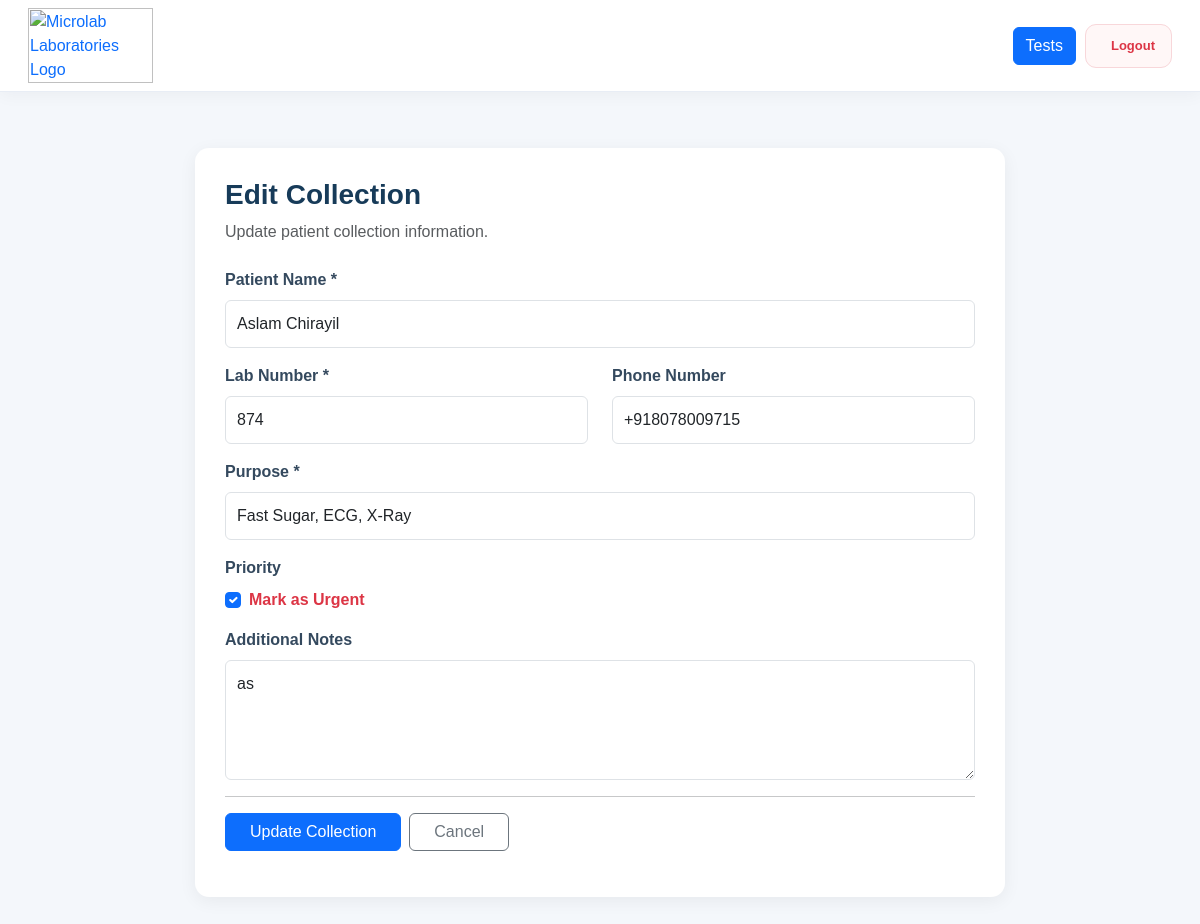
The app's page /collection/edit/1/ (signed in) with its own data.
### time_app/models.py (models this page shows)
class Collection(models.Model):
    branch=models.ForeignKey(tbl_Branch, on_delete=models.CASCADE,null=True)
    patient_name = models.CharField(max_length=150)
    lab_number = models.CharField(max_length=50)
    phone = models.CharField(max_length=20, blank=True)
    purpose = models.TextField()
    urgent = models.BooleanField(default=False)
    note = models.CharField(max_length=150, blank=True)
    created_at = models.DateTimeField(auto_now_add=True)
    image = models.ImageField(upload_to="lab_bills/")
    ocr_text = models.TextField(blank=True)

### time_app/views.py (the view, shortened to what this page needs)
def collection_edit(request, collection_id):
    branch = request.session.get("bch")
    if not branch:
        return redirect("Login")
    collection = get_object_or_404(
        Collection,
        id=collection_id,
        branch=branch
    )
    return render(request, "collection_edit.html", {
        "branch": branch,
        "collection": collection
    })

### templates/collection_edit.html (shortened to what this page needs)
{% include 'navbar.html' %}
<!DOCTYPE html>
<html lang="en">
<head>
    <link href="https://cdn.jsdelivr.net/npm/bootstrap@5.3.3/dist/css/bootstrap.min.css" rel="stylesheet">
</head>
<body>
<div class="container main-container">
    <div class="form-card">
        <h3 class="page-title mb-2">Edit Collection</h3>
        <p class="text-muted mb-4">
            Update patient collection information.
        </p>
        <form method="POST"
              enctype="multipart/form-data">
            <div class="mb-3">
                <label class="form-label">Patient Name *</label>
                <input type="text"
                       name="patient_name"
                       class="form-control"
                       value="{{ collection.patient_name }}"
                       required>
            </div>
            <div class="row">
                <div class="col-md-6 mb-3">
                    <label class="form-label">Lab Number *</label>
                    <input type="text"
                           name="lab_number"
                           class="form-control"
                           value="{{ collection.lab_number }}"
                           required>
                </div>
                <div class="col-md-6 mb-3">
                    <label class="form-label">Phone Number</label>
                    <input type="text"
                           name="phone"
                           class="form-control"
                           value="{{ collection.phone }}">
                </div>
            </div>
            <div class="mb-3">
                <label class="form-label">Purpose *</label>
                <input type="text"
                       name="purpose"
                       class="form-control"
                       value="{{ collection.purpose }}"
                       required>
            </div>
            <div class="mb-3">
                <label class="form-label">Priority</label>
                <div class="form-check">
                    <input type="checkbox"
                           name="urgent"
                           class="form-check-input"
                           id="urgent"
                           {% if collection.urgent %}checked{% endif %}>
                    <label class="form-check-label text-danger fw-bold"
                           for="urgent">
                        Mark as Urgent
                    </label>
                </div>
            </div>
            <div class="mb-3">
                <label class="form-label">Additional Notes</label>
                <textarea name="note"
                          class="form-control"
                          rows="4">{{ collection.note }}</textarea>
            </div>
            <hr>
            <div class="d-flex gap-2 flex-wrap">
                <button type="submit" class="btn btn-primary px-4">
                    Update Collection
                </button>
                <a href="{% url 'collection_detail' collection.id %}"
                   class="btn btn-outline-secondary px-4">
                    Cancel
                </a>
            </div>
        </form>
    </div>
</div>
</body>
</html>

### templates/navbar.html (style rules this page uses)
:root { --nav-primary: #1769e0; --nav-primary-dark: #1254bd; --nav-text: #172033; --nav-muted: #64748b; --nav-border: #e8edf5; --nav-danger: #dc3545; --nav-bg: #ffffff; --nav-height: 88px; --nav-mobile-height: 70px; }
body { padding-top: var(--nav-height); }

### templates/collection_edit.html (style rules this page uses)
body { background: #f4f7fb; font-family: Arial, sans-serif; }
.main-container { max-width: 850px; margin: 40px auto; padding: 20px; }
.form-card { background: white; padding: 30px; border-radius: 14px; box-shadow: 0 4px 18px rgba(0,0,0,0.06); }
.page-title { color: #173b59; font-weight: 700; }
.form-label { font-weight: 600; color: #34495e; }
.form-control { padding: 11px; }

### records on screen
Collection: patient_name "Aslam Chirayil", lab_number "874", phone "+918078009715", purpose "Fast Sugar, ECG, X-Ray", urgent "☑", note "as"
